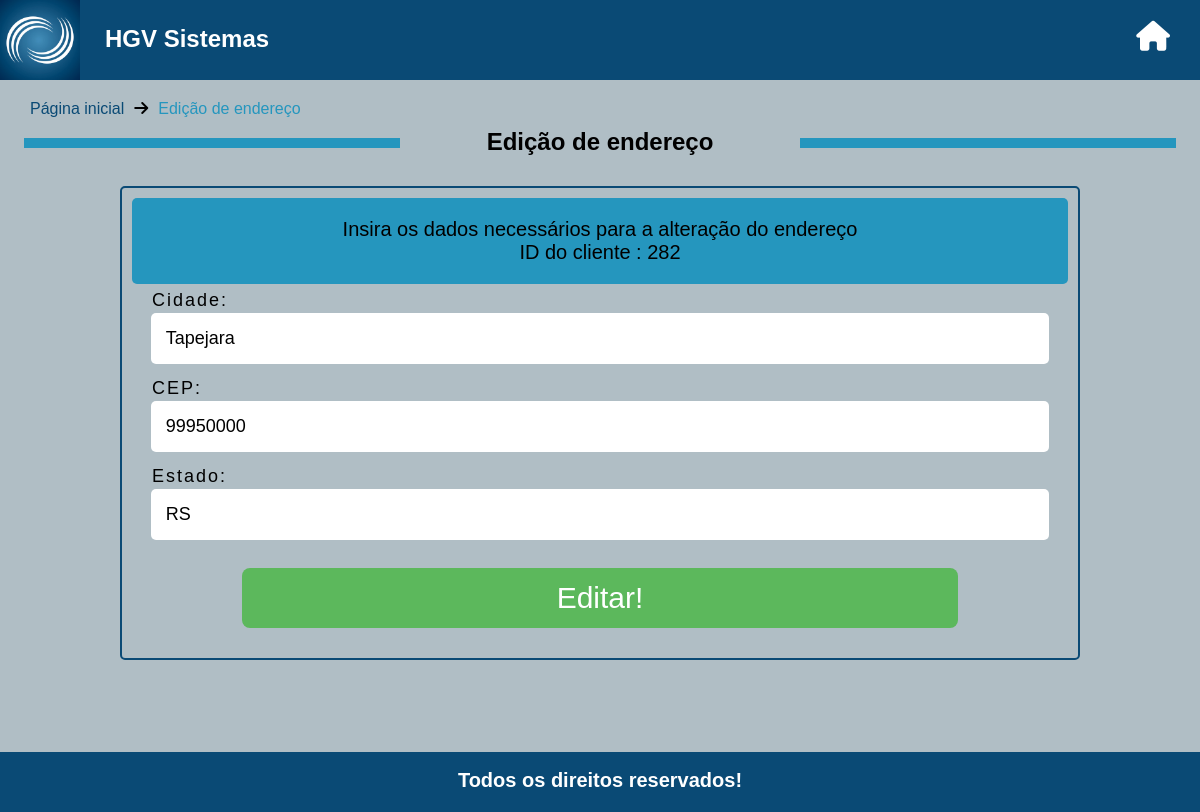
Page /pages/editarEndereco.php?editar=282 on the committed database.
### tables this page shows
CREATE TABLE `tb_enderecos` (
  `id` int(11) NOT NULL,
  `cidade` varchar(100) NOT NULL,
  `cep` int(8) NOT NULL,
  `uf` varchar(2) NOT NULL
);

### config.php (called while the page is built, shortened)
<?php
    class MySql{
        private static $pdo;
        public static function conectar(){
            if(self::$pdo == null){
                try{
                    self::$pdo = new PDO('mysql:host='.HOST.';dbname='.DATABASE,USER,PASSWORD,array(PDO::MYSQL_ATTR_INIT_COMMAND => "SET NAMES utf8"));
                    self::$pdo->setAttribute(PDO::ATTR_ERRMODE,PDO::ERRMODE_EXCEPTION);
                }catch(Exception $e){
                    echo '<h2>Erro ao conectar<h2>';
                }
            }
            return self::$pdo;
        }
    }

### pages/editarEndereco.php (the view, shortened to what this page needs)
<?php include('../config.php'); ?>
<?php include ('../pages/templates/header.php'); ?>
<div class="nav-menu">
    <a class="nav-menu-active" href="<?php echo INCLUDE_PATH ?>">Página inicial</a><i class="fas fa-arrow-right"></i><a class="nav-menu-disabled">Edição de endereço</a>
</div>
<div class="title">
    <h2>Edição de endereço</h2>
</div>
<form class="formAddress" method="POST">
    <?php
    $id = $_GET['editar'];
    $select = MySql::conectar()->prepare("SELECT * FROM `tb_enderecos` WHERE id = ?");
    $select->execute(array($id));
    foreach ($select as $key => $value) {
    ?>
    <h2>Insira os dados necessários para a alteração do endereço<br>ID do cliente : <?php echo $id ?></h2>
    <label>Cidade:</label>
    <input type="text" name="cidade" placeholder="Ex: São Paulo" maxlength="100" value="<?php echo $value['cidade']; ?>">
    <label>CEP:</label>
    <input type="text" name="cep" placeholder="Ex: 99950000" maxlength="8" value="<?php echo $value['cep']; ?>">
    <label>Estado:</label>
    <input type="text" name="uf" placeholder="Ex: RS" maxlength="2" value="<?php echo $value['uf']; ?>">
    <div class="btnContainer">
    <input class="btnEdit" id="<?php echo $id ?>" type="submit" name="action" value="Editar!">
    </div>
    <?php } ?>
</form>
<?php include('templates/footer.php'); ?>

### css/style.css (style rules this page uses)
* { margin: 0; padding: 0; box-sizing: border-box; font-family:Verdana, Geneva, Tahoma, sans-serif; }
html { position: relative; min-height: 100%; }
body { margin: 0 0 60px; }
a { text-decoration: none; }
.nav-menu { padding-left:20px; }
.nav-menu a { padding: 10px; text-decoration: none; }
.nav-menu-active { color: #0a4a75; }
.nav-menu-disabled { color: #2596be; cursor: default; }
.title h2 { text-align: center; padding-bottom: 20px; background-color: #b0bec5; width: 400px; margin: 0 auto; position: relative; }
.addCitiesBtn, .formAddress input[type=submit] { width: 80%; height: 60px; margin: 0 auto; display: block; background-color: #5cb85c; padding: 10px; font-size: 30px; border: 0; border-radius: 8px; color: white; cursor: pointer; }
.btnContainer { padding: 20px; }
.formAddress { width: 80%; border: 2px solid #0a4a75; padding: 10px; margin: 10px auto; border-radius: 5px; }
.formAddress h2 { padding: 20px; font-weight: 500; background-color: #2596be; text-align: center; font-size: 20px; border-radius: 5px; }
.formAddress label { font-size: 18px; font-weight: 500; padding: 20px; letter-spacing: 2px; position: relative; top: 6px; }
.formAddress input[type=text] { font-size: 18px; padding: 15px; width: 96%; display: block; margin: 8px auto; border: 0; border-radius: 5px; }

### rows in the picture
tb_enderecos: cidade "Tapejara", cep "99950000", uf "RS"
